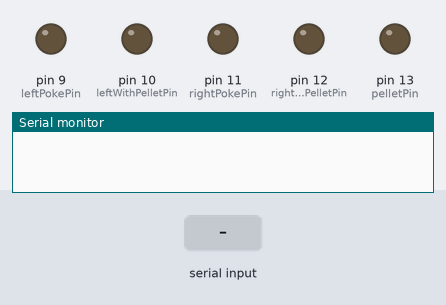
Recording of a sketch running on a simulated Arduino Uno, built with avr-gcc and run on an emulated ATmega328P. Parts: output pins drawn as LEDs (lit = HIGH), the last lines printed to the serial monitor. The inputs (shaded band) are chosen by the test bench.

Above: at 1.2 s.
1.3 s: "L" received over Serial
At 2.3 s:
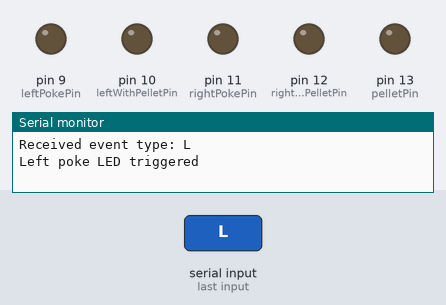
2.8 s: "W" received over Serial
At 3.5 s:
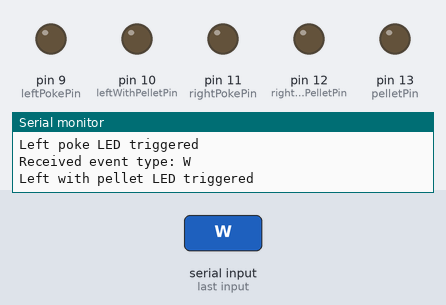
4.3 s: "R" received over Serial
At 4.6 s:
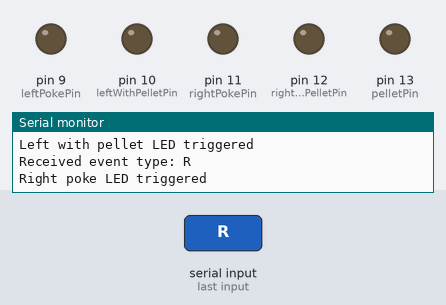
5.8 s: "Q" received over Serial
At 6.9 s:
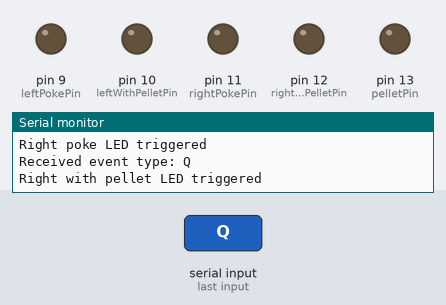
7.3 s: "P" received over Serial
At 7.7 s:
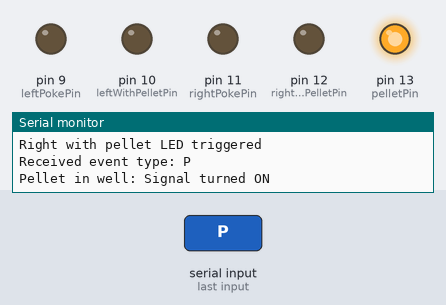
8.8 s: "L" received over Serial
At 9.2 s:
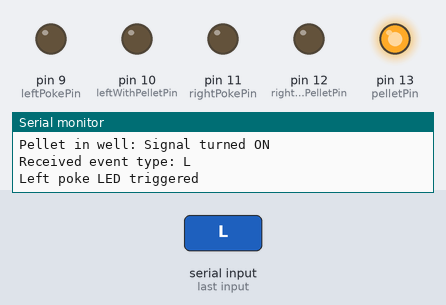
Timing chart, 0 to 11.3 s (numbered marks = the images above; inputs shaded):
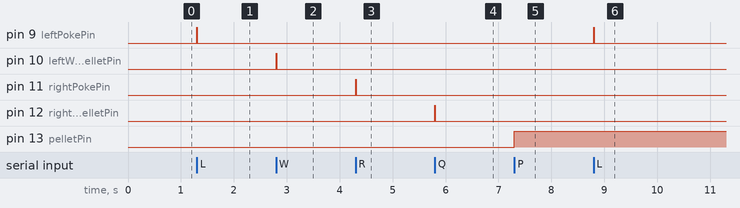

Measured:
- after the input at 1.3 s, pin 9 (leftPokePin): LOW → HIGH at once, → LOW 0.01 s later
- after the input at 2.8 s, pin 10 (leftWithPelletPin): LOW → HIGH at once, → LOW 0.01 s later
- after the input at 4.3 s, pin 11 (rightPokePin): LOW → HIGH at once, → LOW 0.01 s later
- after the input at 5.8 s, pin 12 (rightWithPelletPin): LOW → HIGH at once, → LOW 0.01 s later
- after the input at 7.3 s, pin 13 (pelletPin): LOW → HIGH at once
- after the input at 8.8 s, pin 9 (leftPokePin): LOW → HIGH at once, → LOW 0.01 s later

The sketch:

FED_TDT_TEST.ino
```cpp
//////////////// Here I am just testing the output using LED
//int pulsePin = 10; // Use pin 10 for the LED or pulse output
//
//void setup() {
//  Serial.begin(115200);
//  pinMode(pulsePin, OUTPUT); // Set pin 10 as an output
//}
//
//void loop() {
//  if (Serial.available() > 0) {
//    String data = Serial.readStringUntil('\n');
//
//    // Generate a pulse when data is received
//    digitalWrite(pulsePin, HIGH);  // Turn the LED on or send a pulse
//    delay(10);                     // 10 ms pulse duration
//    digitalWrite(pulsePin, LOW);   // Turn the LED off or end the pulse
//
//    Serial.print("Received: ");
//    Serial.println(data);  // Print the received data to the Serial Monitor
//  }
//}

/////////////////////////////////////////////////////////////////////////////////////
/////////////////////////////////////////////////////////////////////

//same code just different documentation

//int pulsePin = 10; // Digital pin for output pulse to TDT
//
//void setup() {
//  Serial.begin(115200); // Initialize serial communication at 115200 baud rate
//  pinMode(pulsePin, OUTPUT); // Set pin 10 as an output for the pulse
//}
//
//void loop() {
//  if (Serial.available() > 0) {
//    // Check if data is available to read from the serial port
//    char incomingByte = Serial.read(); // Read the incoming byte
//
//    // Generate a pulse on pin 10 to send a signal to the TDT system
//    digitalWrite(pulsePin, HIGH);  // Send a HIGH signal (pulse) to TDT
//    delay(10);                     // 10 ms pulse duration (adjust if needed)
//    digitalWrite(pulsePin, LOW);   // End the pulse (set pin 10 to LOW)
//
//    // (Optional) Print the received byte for debugging
//    Serial.print("Received: ");
//    Serial.println(incomingByte);
//  }
//}


///////////////////////////////
//we can try this code to send distinct TTLs to TDT
//int pulsePin = 10; // Pin for output pulse
//
//void setup() {
//  Serial.begin(115200);
//  pinMode(pulsePin, OUTPUT); // Set pin 10 as an output
//}
//
//void loop() {
//  if (Serial.available() > 0) {
//    char eventType = Serial.read(); // Read the event type identifier
//
//    switch(eventType) {
//      case 'R': // Right poke event
//        generatePulse(1); // Single pulse
//        break;
//      case 'L': // Left poke event
//        generatePulse(2); // Double pulse
//        break;
//      case 'P': // Pellet intake event
//        generatePulse(3); // Triple pulse
//        break;
//      case 'W': // Left with pellet event
//        generatePulse(4); // Quadruple pulse
//        break;
//      case 'Q': // Right with pellet event
//        generatePulse(5); // Quintuple pulse
//        break;
//    }
//  }
//}
//
//void generatePulse(int pulseCount) {
//  for (int i = 0; i < pulseCount; i++) {
//    digitalWrite(pulsePin, HIGH);  // Send a pulse
//    delay(10);                     // 10 ms pulse duration
//    digitalWrite(pulsePin, LOW);   // End the pulse
//    delay(100);                    // Wait 100 ms between pulses
//  }
//}
//

///////////////////////////
//here trying to send different TTL signals through separate pins for each behavioural event
//int leftPokePin = 9;           // Pin for left poke event
//int leftWithPelletPin = 10;    // Pin for left poke with pellet event
//int rightPokePin = 11;         // Pin for right poke event
//int rightWithPelletPin = 12;   // Pin for right poke with pellet event
//int pelletIntakePin = 13;      // Pin for pellet intake event
//
//void setup() {
//  Serial.begin(115200);
//  pinMode(leftPokePin, OUTPUT);         // Set pin 9 as an output
//  pinMode(leftWithPelletPin, OUTPUT);   // Set pin 10 as an output
//  pinMode(rightPokePin, OUTPUT);        // Set pin 11 as an output
//  pinMode(rightWithPelletPin, OUTPUT);  // Set pin 12 as an output
//  pinMode(pelletIntakePin, OUTPUT);     // Set pin 13 as an output
//}
//void loop() {
//  if (Serial.available() > 0) {
//    char eventType = Serial.read(); // Read the event type identifier
//    Serial.print("Received event type: ");
//    Serial.println(eventType); // Print the received event type for debugging
//
//    switch(eventType) {
//      case 'l': // Left poke event
//        Serial.println("Triggering left poke pin (9)");
//        generatePulse(leftPokePin);   // Send pulse on left poke pin
//        break;
//      case 'w': // Left with pellet event
//        Serial.println("Triggering left with pellet pin (10)");
//        generatePulse(leftWithPelletPin); // Send pulse on left with pellet pin
//        break;
//      case 'r': // Right poke event
//        Serial.println("Triggering right poke pin (11)");
//        generatePulse(rightPokePin);  // Send pulse on right poke pin
//        break;
//      case 'q': // Right with pellet event
//        Serial.println("Triggering right with pellet pin (12)");
//        generatePulse(rightWithPelletPin); // Send pulse on right with pellet pin
//        break;
//      case 'p': // Pellet intake event
//        Serial.println("Triggering pellet intake pin (13)");
//        generatePulse(pelletIntakePin);  // Send pulse on pellet intake pin
//        break;
//      default:
//        Serial.println("Unknown event type received.");
//        break;
//    }
//  }
//}
//
//
//void generatePulse(int pin) {
//  digitalWrite(pin, HIGH);  // Send a pulse
//  delay(10);                // 10 ms pulse duration
//  digitalWrite(pin, LOW);   // End the pulse
//}
//
//

/////
///Testing LED functions and making sure Python interacts correctly
//int leftPokePin = 9;           // Pin for left poke event
//int rightPokePin = 11;         // Pin for right poke event
//int pelletIntakePin = 13;      // Pin for pellet intake event
//
//void setup() {
//  Serial.begin(115200);
//  pinMode(leftPokePin, OUTPUT);
//  pinMode(rightPokePin, OUTPUT);
//  pinMode(pelletIntakePin, OUTPUT);
//}
//
//void loop() {
//  if (Serial.available() > 0) {
//    char eventType = Serial.read(); // Read the event type identifier
//    Serial.print("Received event type: ");
//    Serial.println(eventType); // Print the received event type for debugging
//
//    if (eventType == 'L') {
//        digitalWrite(leftPokePin, HIGH);   // Turn on left poke LED
//        delay(1000);                       // Keep it on for 1 second
//        digitalWrite(leftPokePin, LOW);    // Turn it off
//        Serial.println("Left poke LED triggered");
//    }
//    else if (eventType == 'R') {
//        digitalWrite(rightPokePin, HIGH);  // Turn on right poke LED
//        delay(1000);                       // Keep it on for 1 second
//        digitalWrite(rightPokePin, LOW);   // Turn it off
//        Serial.println("Right poke LED triggered");
//    }
//    else if (eventType == 'P') {
//        digitalWrite(pelletIntakePin, HIGH);  // Turn on pellet intake LED
//        delay(1000);                          // Keep it on for 1 second
//        digitalWrite(pelletIntakePin, LOW);   // Turn it off
//        Serial.println("Pellet intake LED triggered");
//    }
//  }
//}

/////////////////////////////////////////////////////Here the latest code////////////////////////////////////

//int leftPokePin = 9;           // Pin for left poke event
//int leftWithPelletPin = 10;    // Pin for left poke with pellet event
//int rightPokePin = 11;         // Pin for right poke event
//int rightWithPelletPin = 12;   // Pin for right poke with pellet event
//int pelletIntakePin = 13;      // Pin for pellet intake event
//
//void setup() {
//  Serial.begin(115200);
//  pinMode(leftPokePin, OUTPUT);
//  pinMode(leftWithPelletPin, OUTPUT);
//  pinMode(rightPokePin, OUTPUT);
//  pinMode(rightWithPelletPin, OUTPUT);
//  pinMode(pelletIntakePin, OUTPUT);
//}
//
//void loop() {
//  if (Serial.available() > 0) {
//    char eventType = Serial.read(); // Read the event type identifier
//    Serial.print("Received event type: ");
//    Serial.println(eventType); // Print the received event type for debugging
//
//    if (eventType == 'L') {
//        digitalWrite(leftPokePin, HIGH);   // Turn on left poke LED
//        delay(1000);                       // Keep it on for 1 second
//        digitalWrite(leftPokePin, LOW);    // Turn it off
//        Serial.println("Left poke LED triggered");
//    }
//    else if (eventType == 'W') {
//        digitalWrite(leftWithPelletPin, HIGH);  // Turn on left with pellet LED
//        delay(1000);                            // Keep it on for 1 second
//        digitalWrite(leftWithPelletPin, LOW);   // Turn it off
//        Serial.println("Left with pellet LED triggered");
//    }
//    else if (eventType == 'R') {
//        digitalWrite(rightPokePin, HIGH);  // Turn on right poke LED
//        delay(1000);                       // Keep it on for 1 second
//        digitalWrite(rightPokePin, LOW);   // Turn it off
//        Serial.println("Right poke LED triggered");
//    }
//    else if (eventType == 'Q') {
//        digitalWrite(rightWithPelletPin, HIGH);  // Turn on right with pellet LED
//        delay(1000);                             // Keep it on for 1 second
//        digitalWrite(rightWithPelletPin, LOW);   // Turn it off
//        Serial.println("Right with pellet LED triggered");
//    }
//    else if (eventType == 'P') {
//        digitalWrite(pelletIntakePin, HIGH);  // Turn on pellet intake LED
//        delay(1000);                          // Keep it on for 1 second
//        digitalWrite(pelletIntakePin, LOW);   // Turn it off
//        Serial.println("Pellet intake LED triggered");
//    }
//  }
//}


/////////////////////////Pellet_in_well_signal////////////////////
int leftPokePin = 9;           // Pin for left poke event
int leftWithPelletPin = 10;    // Pin for left poke with pellet event
int rightPokePin = 11;         // Pin for right poke event
int rightWithPelletPin = 12;   // Pin for right poke with pellet event
int pelletPin = 13;            // Pin for both pellet in well and pellet intake events

bool pelletInWell = false;  // State variable to track if pellet is in the well

void setup() {
  Serial.begin(115200);

  // Setup pins as outputs
  pinMode(leftPokePin, OUTPUT);
  pinMode(leftWithPelletPin, OUTPUT);
  pinMode(rightPokePin, OUTPUT);
  pinMode(rightWithPelletPin, OUTPUT);
  pinMode(pelletPin, OUTPUT);

  // Ensure all pins start LOW
  digitalWrite(leftPokePin, LOW);
  digitalWrite(leftWithPelletPin, LOW);
  digitalWrite(rightPokePin, LOW);
  digitalWrite(rightWithPelletPin, LOW);
  digitalWrite(pelletPin, LOW);
}

void loop() {
  if (Serial.available() > 0) {
    char eventType = Serial.read(); // Read the event type identifier
    Serial.print("Received event type: ");
    Serial.println(eventType); // Print the received event type for debugging

    switch (eventType) {
      case 'L': // Left poke event
        digitalWrite(leftPokePin, HIGH);
        delay(10);
        digitalWrite(leftPokePin, LOW);
        Serial.println("Left poke LED triggered");
        break;

      case 'W': // Left with pellet event
        digitalWrite(leftWithPelletPin, HIGH);
        delay(10);
        digitalWrite(leftWithPelletPin, LOW);
        Serial.println("Left with pellet LED triggered");
        break;

      case 'R': // Right poke event
        digitalWrite(rightPokePin, HIGH);
        delay(10);
        digitalWrite(rightPokePin, LOW);
        Serial.println("Right poke LED triggered");
        break;

      case 'Q': // Right with pellet event
        digitalWrite(rightWithPelletPin, HIGH);
        delay(10);
        digitalWrite(rightWithPelletPin, LOW);
        Serial.println("Right with pellet LED triggered");
        break;

      case 'P': // Pellet in well or pellet intake event
        if (pelletInWell) {
          // Pellet is taken
          digitalWrite(pelletPin, LOW);   // Turn off the signal briefly
          delay(10);                      // Short delay
          pelletInWell = false;           // Update state
          Serial.println("Pellet taken: Signal turned OFF briefly");
        } else {
          // Pellet is in the well
          digitalWrite(pelletPin, HIGH);  // Keep the signal on
          pelletInWell = true;            // Update state
          Serial.println("Pellet in well: Signal turned ON");
        }
        break;

      default:
        Serial.println("Unknown event type received");
        break;
    }
  }
}
```
